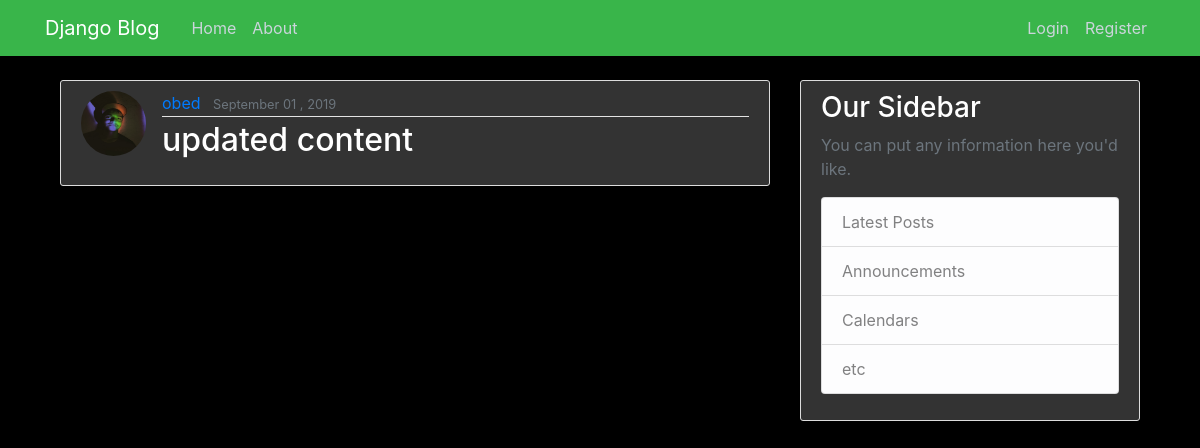
The app's page /post/1/ with its own data.
### blog/models.py (models this page shows, shortened)
class Post (models.Model):
        title = models.CharField(max_length=100)
        content = models.TextField()
        date_posted = models.DateTimeField(default=timezone.now)
        author = models.ForeignKey(User, on_delete=models.CASCADE)

### users/models.py (models this page shows)
class Profile(models.Model):
    user = models.OneToOneField(User, on_delete=models.CASCADE)
    image = models.ImageField(default='default.jpg', upload_to='profile_pics')
    first_name = models.CharField(max_length=15, null=True)

### blog/views.py (the view)
# urls.py: path('post/<int:pk>/', PostDetailView.as_view(), name='post-detail'),
class PostDetailView(DetailView):
    model = Post

### blog/templates/blog/post_detail.html (shortened to what this page needs)
 {% extends "blog/base.html" %}
   {% block content %}
        <article class="media content-section">
            <img class="rounded-circle article-img" src="{{ object.author.profile.image.url }}">
                <div class="media-body">
                    <div class="article-metadata">
                        <a class="mr-2" href="{% url 'user-posts' object.author.username %}">{{ object.author }}</a>
                             <small class="text-muted">{{ post.date_posted| date:"F d , Y" }}</small>
                    </div>
                <h2 class="article-title>{{ object.title }}</h2>
                     <p class="article-content"> {{ object.content }}</p>
                </div>
                </article>
   {% endblock content %}

### blog/static/blog/main.css (style rules this page uses)
body { background-color:#000000; color:#ffffff; margin-top: 5rem; }
h1, h2, h3, h4, h5, h6 { color: white; }
.content-section { background: #333; padding: 10px 20px; border: 1px solid #dddddd; border-radius: 3px; margin-bottom: 20px; }
.article-img { height: 65px; width: 65px; margin-right: 16px; }
.article-metadata { padding-bottom: 1px; margin-bottom: 4px; border-bottom: 1px solid #e3e3e3 }

### records on screen
Post: author.profile.image (picture), author "obed", date_posted "September 01 , 2019", content "updated content"
